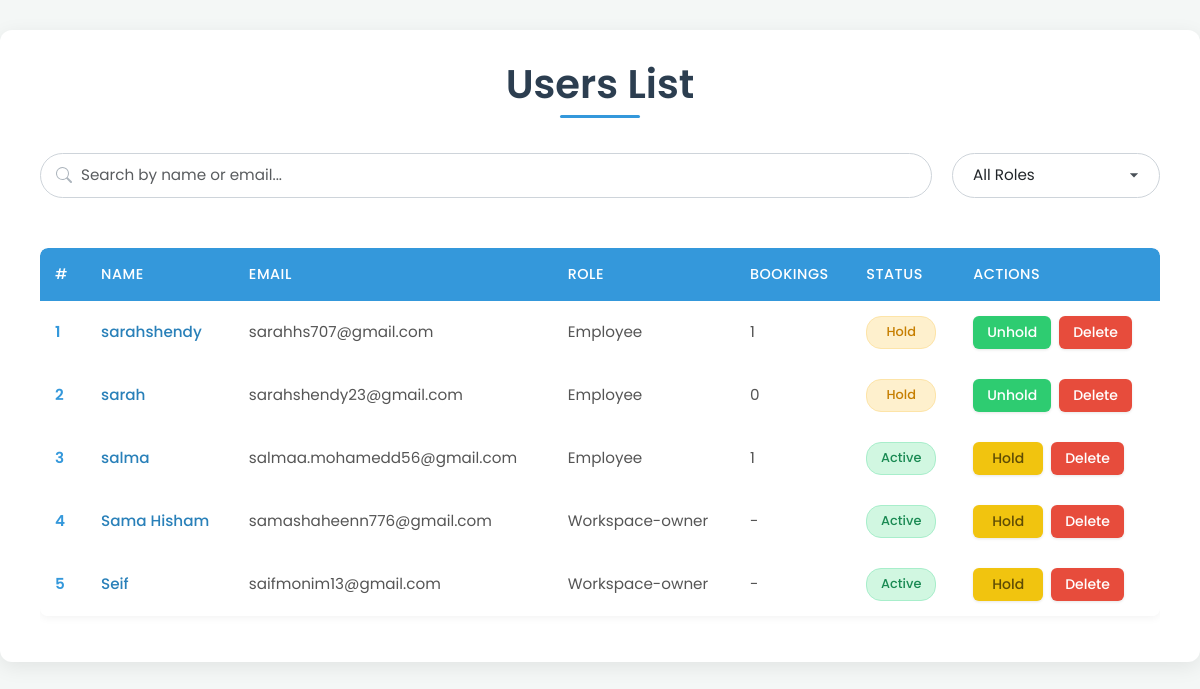
The app's page /admin/users_list.php, older data.
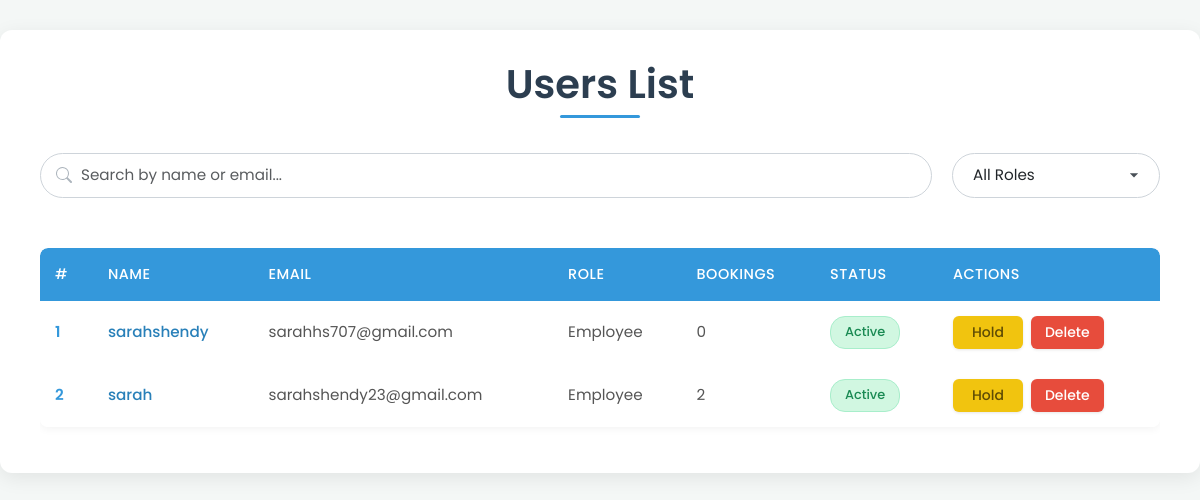
The same page, newer data.
### tables this page shows
CREATE TABLE `users` (
  `user_id` int(11) NOT NULL,
  `name` varchar(255) NOT NULL,
  `email` varchar(255) NOT NULL,
  `phone` varchar(15) NOT NULL,
  `password` varchar(255) NOT NULL,
  `age` int(11) DEFAULT NULL,
  `job_title` varchar(255) DEFAULT NULL,
  `image` longtext DEFAULT 'default.png',
  `location` varchar(255) DEFAULT NULL,
  `created_at` timestamp NOT NULL DEFAULT current_timestamp(),
  `role_id` int(11) DEFAULT NULL,
  `last_seen` datetime NOT NULL DEFAULT current_timestamp(),
  `company_name` varchar(255) DEFAULT NULL,
  `contact_info` varchar(255) DEFAULT NULL,
  `company_type` varchar(255) DEFAULT NULL,
  `zone_id` int(11) DEFAULT NULL,
  `portfolio` longtext DEFAULT NULL,
  `action` varchar(255) NOT NULL DEFAULT 'active'
);

CREATE TABLE `role` (
  `role_id` int(11) NOT NULL,
  `role_name` varchar(255) NOT NULL
);

### admin/users_list.php (the view, shortened to what the changed rows need)
<?php
include '../mail.php';
$filter_role = isset($_POST['filter_role']) ? $_POST['filter_role'] : '';
if (isset($_POST['search']) && !empty($_POST['text'])) {
    $text = mysqli_real_escape_string($connect, $_POST['text']);
    $select_users = "SELECT `users`.`user_id`, `users`.`name`, `users`.`email`, `role`.`role_id`,`role`.`role_name`,
           (SELECT COUNT(*) FROM `bookings` WHERE `bookings`.`user_id` = `users`.`user_id`) AS total_bookings,
           `users`.`action`
    FROM `users`
    JOIN `role` ON `users`.`role_id` = `role`.`role_id`
    WHERE `users`.`role_id` != '4' AND (`users`.`name` LIKE '%$text%' OR `users`.`email` LIKE '%$text%')";
} else {
    $select_users = "SELECT `users`.`user_id`, `users`.`name`, `users`.`email`, `role`.`role_id`,`role`.`role_name`,
           (SELECT COUNT(*) FROM `bookings` WHERE `bookings`.`user_id` = `users`.`user_id`) AS total_bookings,
           `users`.`action`
    FROM `users`
    JOIN `role` ON `users`.`role_id` = `role`.`role_id`
    WHERE `users`.`role_id` != '4'";
}
$run_select = mysqli_query($connect, $select_users);
?>
<!DOCTYPE html>
<html lang="en">
<head>
    <link rel="stylesheet" href="../css/bootstrap.min.css">
    <link rel="stylesheet" href="./css/users-list.css">
    <link rel="stylesheet" href="https://cdn.jsdelivr.net/npm/sweetalert2@11/dist/sweetalert2.min.css">
</head>
<body>
    <div class="container">
        <div class="row">
            <div class="col-md-12">
                <h1 class="page-title">Users List</h1>
            </div>
        </div>
        <div class="row">
            <div class="col-md-12">
                <div class="table-container">
                    <table class="table">
                        <thead>
                            <tr>
                                <th>#</th>
                                <th>Name</th>
                                <th>Email</th>
                                <th>Role</th>
                                <th>Bookings</th>
                                <th>Status</th>
                                <th>Actions</th>
                            </tr>
                        </thead>
                        <tbody id="usersTable">
                            <?php
                            $counter = 1;
                            if (mysqli_num_rows($run_select) > 0) {
                                foreach ($run_select as $row) {
                                    $status_class = $row['action'] == 'hold' ? 'status-hold' : 'status-active';
                            ?>
                                    <tr>
                                        <td><?php echo $counter++; ?></td>
                                        <td>
                                            <a href="../profile.php?user_id=<?php echo $row['user_id']; ?>">
                                                <?php echo htmlspecialchars($row['name']); ?>
                                            </a>
                                        </td>
                                        <td><?php echo htmlspecialchars($row['email']); ?></td>
                                        <td><?php echo htmlspecialchars($row['role_name']); ?></td>
                                        <td>
                                            <?php
                                            if ($row['role_id'] == '1' || $row['role_id'] == '2') {
                                                echo $row['total_bookings'];
                                            } else {
                                                echo '-';
                                            }
                                            ?>
                                        </td>
                                         <td><span class="status <?php echo $status_class; ?>"><?php echo htmlspecialchars($row['action']); ?></span></td>
                                        <td>
                                             <div class="action-buttons"> <?php  ?>
                                                <?php if ($row['action'] == 'hold') { ?>
                                                    <a href="?action=unhold&id=<?php echo $row['user_id']; ?>" class="btn btn-success btn-sm">Unhold</a>
                                                <?php } else { ?>
                                                    <a href="?action=hold&id=<?php echo $row['user_id']; ?>" class="btn btn-warning btn-sm">Hold</a>
                                                <?php } ?>
                                                <a href="?action=delete&id=<?php echo $row['user_id']; ?>" class="btn btn-danger btn-sm delete-btn">Delete</a>
                                             </div>
                                        </td>
                                    </tr>
                            <?php
                                }
                            }
                            ?>
                        </tbody>
                    </table>
                </div>
            </div>
        </div>
    </div>
</body>
</html>

Row changes from the older to the newer data that the page shows:
removed users: name "salma", email "salmaa.mohamedd56@gmail.com", role.role_name "Employee", total_bookings "1", action "Active"
removed users: name "Sama Hisham", email "samashaheenn776@gmail.com", role.role_name "Workspace-owner", action "Active"
removed users: name "Seif", email "saifmonim13@gmail.com", role.role_name "Workspace-owner", action "Active"
changed users "sarahshendy": total_bookings "1" → "0"; action "Hold" → "Active"; action "Unhold" → "Hold"
changed users "sarah": total_bookings "0" → "2"; action "Hold" → "Active"; action "Unhold" → "Hold"
